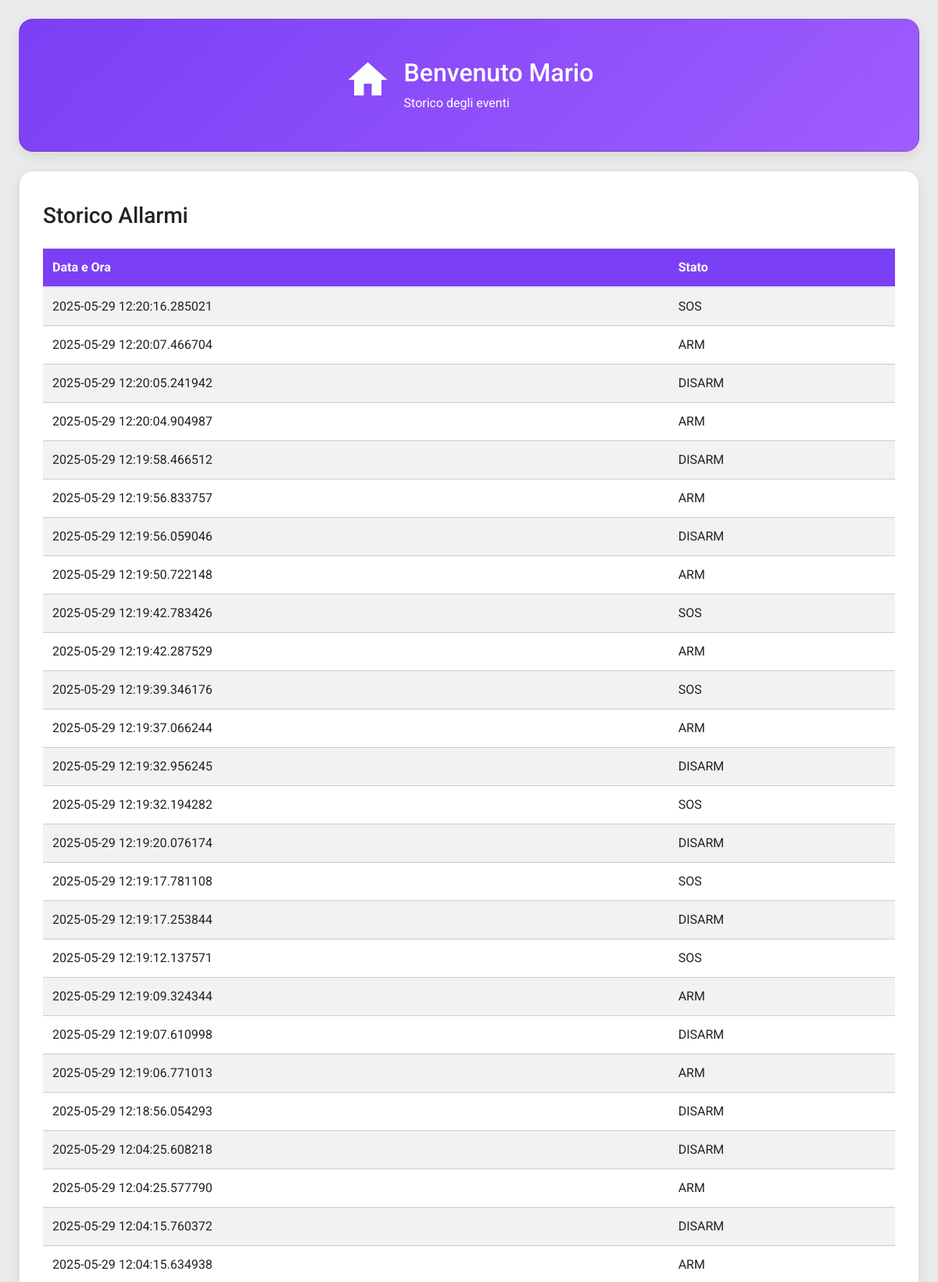
/storico (upper part), run on the app's committed database.
### app.py (models this page shows, shortened)
class StoricoAllarme(db.Model):
    __tablename__ = 'StoricoAllarme'
    id = db.Column(db.Integer, primary_key=True)
    data_ora = db.Column(db.DateTime, nullable=False, default=datetime.now)
    stato = db.Column(db.String(10), nullable=False)

### app.py (the view)
@app.route('/storico')
def storico():
    try:
        allarmi = get_allarmi()
        return render_template('Storico.html', allarmi=allarmi)
    except Exception as e:
        return f"Errore nel caricamento dello storico: {str(e)}", 500

### app.py (called while the page is built)
def get_allarmi():
    return StoricoAllarme.query.order_by(StoricoAllarme.data_ora.desc()).all()

### templates/Storico.html (shortened to what this page needs)
<!DOCTYPE html>
<html lang="en">
<head>
    <link rel="stylesheet" href="https://cdn.jsdelivr.net/npm/bootstrap@4.1.3/dist/css/bootstrap.min.css">
    <link rel="stylesheet" href="../static/style/styles.css">
</head>
<body>
    <main>
        <div class="dashboard">
            <div class="card Profile">
                <div style="display: flex; align-items: center;">
                    <a href="{{ url_for('index') }}">
                          <span class="material-icons icon">home</span>
                    </a>
                    <div style="margin-left: 16px;">
                        <div class="title"><h2>Benvenuto Mario</h2></div>
                        <div class="subtitle">Storico degli eventi</div>
                    </div>
                </div>
            </div>
        </div>
        <div class="card">
                <h3>Storico Allarmi</h3>
                <table class="table table-striped mt-3">
                    <thead>
                        <tr>
                            <th>Data e Ora</th>
                            <th>Stato</th>
                        </tr>
                    </thead>
                    <tbody>
                        {% for allarme in allarmi %}
                            <tr>
                                <td>{{ allarme.data_ora }}</td>
                                <td>{{ allarme.stato }}</td>
                            </tr>
                        {% endfor %}
                    </tbody>
                </table>
            </div>
    </main>
</body>
</html>

### static/style/styles.css (style rules this page uses)
:root { --purple-start: #7B3FF5; --purple-end: #9F5CFE; --card-bg: #ffffff; --text-primary: #222; --text-secondary: #666; --radius: 18px; --shadow: 0 6px 14px rgba(0,0,0,0.08); }
* { box-sizing: border-box; margin: 0; padding: 0; }
html, body { height: 100%; }
main { flex: 1; }
body { font-family: 'Roboto', sans-serif; background: rgba(207, 206, 206, 0.42); padding: 24px; color: var(--text-primary); display: flex; flex-direction: column; }
.dashboard { display: grid; gap: 20px; margin-bottom: 24px; grid-template-columns: repeat(auto-fit, minmax(300px, 1fr)); align-items: start; }
.card { background: var(--card-bg); border-radius: var(--radius); box-shadow: var(--shadow); padding: 40px 30px; display: flex; flex-direction: column; align-items: flex-start; justify-content: flex-start; transition: transform .15s ease, box-shadow .15s ease; position: relative; color: var(--text-primary); width: 100%; align-self: start; }
.Profile { background: linear-gradient(135deg, var(--purple-start), var(--purple-end)); color: white; grid-column: 1 / -1; flex-direction: row; align-items: center; justify-content: center; height: 170px; }
.Profile a { text-decoration: none; color: white; }
.icon { font-size: 46px; margin-bottom: 14px; }
.Profile .icon { font-size: 60px; }
.title { font-size: 1.4rem; font-weight: 600; margin-bottom: 6px; }
table { width: 100%; border-collapse: collapse; margin-top: 20px; grid-row: span 2; }
table th, table td { padding: 12px 16px; border-bottom: 1px solid #ccc; text-align: left; }
table th { background-color: var(--purple-start); color: white; }

### data on the page
StoricoAllarme: data_ora "2025-05-29 12:20:16.285021", stato "SOS"
StoricoAllarme: data_ora "2025-05-29 12:20:07.466704", stato "ARM"
StoricoAllarme: data_ora "2025-05-29 12:20:05.241942", stato "DISARM"
StoricoAllarme: data_ora "2025-05-29 12:20:04.904987", stato "ARM"
StoricoAllarme: data_ora "2025-05-29 12:19:58.466512", stato "DISARM"
StoricoAllarme: data_ora "2025-05-29 12:19:56.833757", stato "ARM"
StoricoAllarme: data_ora "2025-05-29 12:19:56.059046", stato "DISARM"
StoricoAllarme: data_ora "2025-05-29 12:19:50.722148", stato "ARM"
StoricoAllarme: data_ora "2025-05-29 12:19:42.783426", stato "SOS"
StoricoAllarme: data_ora "2025-05-29 12:19:42.287529", stato "ARM"
StoricoAllarme: data_ora "2025-05-29 12:19:39.346176", stato "SOS"
StoricoAllarme: data_ora "2025-05-29 12:19:37.066244", stato "ARM"
StoricoAllarme: data_ora "2025-05-29 12:19:32.956245", stato "DISARM"
StoricoAllarme: data_ora "2025-05-29 12:19:32.194282", stato "SOS"
StoricoAllarme: data_ora "2025-05-29 12:19:20.076174", stato "DISARM"
StoricoAllarme: data_ora "2025-05-29 12:19:17.781108", stato "SOS"
StoricoAllarme: data_ora "2025-05-29 12:19:17.253844", stato "DISARM"
StoricoAllarme: data_ora "2025-05-29 12:19:12.137571", stato "SOS"
StoricoAllarme: data_ora "2025-05-29 12:19:09.324344", stato "ARM"
StoricoAllarme: data_ora "2025-05-29 12:19:07.610998", stato "DISARM"
StoricoAllarme: data_ora "2025-05-29 12:19:06.771013", stato "ARM"
StoricoAllarme: data_ora "2025-05-29 12:18:56.054293", stato "DISARM"
StoricoAllarme: data_ora "2025-05-29 12:04:25.608218", stato "DISARM"
StoricoAllarme: data_ora "2025-05-29 12:04:25.577790", stato "ARM"
StoricoAllarme: data_ora "2025-05-29 12:04:15.760372", stato "DISARM"
StoricoAllarme: data_ora "2025-05-29 12:04:15.634938", stato "ARM"
